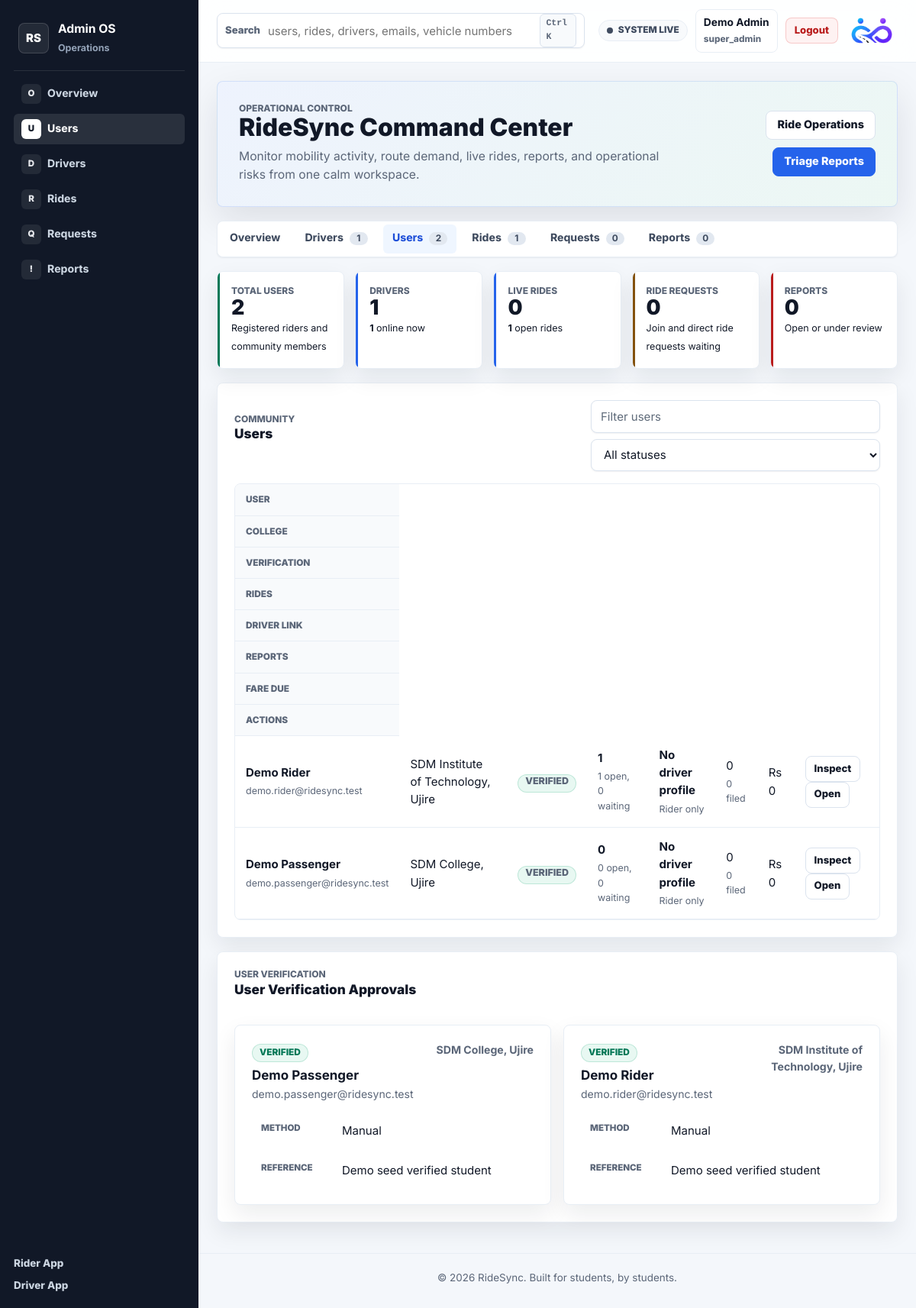
The app's page /pages/admin_dashboard.php?section=users (signed in) with its own data.
### tables this page shows
CREATE TABLE IF NOT EXISTS users (
  id INT UNSIGNED NOT NULL AUTO_INCREMENT,
  name VARCHAR(100) NOT NULL,
  email VARCHAR(190) NOT NULL,
  password VARCHAR(255) NOT NULL,
  college VARCHAR(150) NOT NULL,
  gender ENUM('Male', 'Female', 'Other') NOT NULL,
  profile_photo VARCHAR(255) NULL,
  created_at TIMESTAMP NOT NULL DEFAULT CURRENT_TIMESTAMP,
  PRIMARY KEY (id),
  UNIQUE KEY uq_users_email (email)
);

CREATE TABLE IF NOT EXISTS user_verifications (
  id INT NOT NULL AUTO_INCREMENT,
  user_id INT UNSIGNED NOT NULL,
  verification_type ENUM('college_email', 'student_id', 'manual') NOT NULL DEFAULT 'manual',
  status ENUM('pending', 'verified', 'rejected') NOT NULL DEFAULT 'pending',
  reference VARCHAR(255) NULL,
  created_at TIMESTAMP NOT NULL DEFAULT CURRENT_TIMESTAMP,
  updated_at TIMESTAMP NOT NULL DEFAULT CURRENT_TIMESTAMP ON UPDATE CURRENT_TIMESTAMP,
  PRIMARY KEY (id),
  UNIQUE KEY uq_user_verification_type (user_id, verification_type),
  KEY idx_user_verifications_status (status),
  CONSTRAINT fk_user_verifications_user
    FOREIGN KEY (user_id) REFERENCES users(id)
    ON DELETE CASCADE
);

### includes/admin_dashboard_helper.php (called while the page is built, shortened)
<?php
function ridesync_admin_fetch_rows($result) {
    $rows = [];
    if ($result) {
        while ($row = mysqli_fetch_assoc($result)) {
            $rows[] = $row;
        }
    }
    return $rows;
}
function ridesync_admin_query_rows($conn, $sql) {
    return ridesync_admin_fetch_rows(mysqli_query($conn, $sql));
}
function ridesync_admin_metric($metrics, $key) {
    return (float) ($metrics[$key] ?? 0);
}
function ridesync_admin_int($metrics, $key) {
    return (int) ridesync_admin_metric($metrics, $key);
}
function ridesync_admin_status_class($status) {
    $status = (string) $status;
    if (in_array($status, ['active', 'online', 'open', 'verified', 'accepted', 'completed', 'resolved'], true)) {
        return 'accepted';
    }
    return 'pending';
}
function ridesync_admin_drawer_attr($payload) {
    return htmlspecialchars(json_encode($payload, JSON_HEX_APOS | JSON_HEX_QUOT | JSON_HEX_TAG | JSON_HEX_AMP), ENT_QUOTES, 'UTF-8');
}
function ridesync_admin_search_blob($values) {
    return strtolower(implode(' ', array_map(static function ($value) {
        return trim((string) $value);
    }, $values)));
}
function ridesync_admin_get_page($param) {
    $page = filter_input(INPUT_GET, $param, FILTER_VALIDATE_INT);
    return max(1, (int) ($page ?: 1));
}
function ridesync_admin_pagination_meta($totalRows, $param, $perPage = 25) {
    $totalRows = max(0, (int) $totalRows);
    $perPage = max(1, min(100, (int) $perPage));
    $totalPages = max(1, (int) ceil($totalRows / $perPage));
    $page = min(ridesync_admin_get_page($param), $totalPages);
    $offset = ($page - 1) * $perPage;
    return [
        'param' => $param,
        'page' => $page,
        'per_page' => $perPage,
        'offset' => $offset,
        'total' => $totalRows,
        'total_pages' => $totalPages,
        'from' => $totalRows === 0 ? 0 : $offset + 1,
        'to' => min($totalRows, $offset + $perPage),
    ];
}
function ridesync_admin_paginated_rows($conn, $sql, $pagination) {
    return ridesync_admin_query_rows(
        $conn,
        $sql . ' LIMIT ' . (int) $pagination['per_page'] . ' OFFSET ' . (int) $pagination['offset']
    );
}
function ridesync_admin_section_url($section, $query = '') {
    $url = '/ridesync/pages/admin_dashboard.php?section=' . urlencode($section);
    $query = trim((string) $query);
    if ($query !== '') {
        $url .= '&q=' . urlencode($query);
    }
    return $url;
}
    ?>

### includes/admin_helper.php (called while the page is built, shortened)
<?php
function ridesync_admin_status_label($status) {
    return ucwords(str_replace('_', ' ', (string) $status));
}
?>

### pages/admin_dashboard.php (the view, shortened to what this page needs)
<?php
require_once __DIR__ . '/../config/db.php';
require_once __DIR__ . '/../includes/admin_helper.php';
require_once __DIR__ . '/../includes/admin_dashboard_helper.php';
$section = $_GET['section'] ?? 'overview';
$globalSearch = trim($_GET['q'] ?? '');
$metrics = mysqli_fetch_assoc($metricsResult) ?: [];
$pendingRequests = ridesync_admin_int($metrics, 'pending_join_requests')
    + ridesync_admin_int($metrics, 'pending_driver_requests');
$adminSectionTabs = [
    'overview' => ['label' => 'Overview', 'count' => null],
    'drivers' => ['label' => 'Drivers', 'count' => ridesync_admin_int($metrics, 'total_drivers')],
    'users' => ['label' => 'Users', 'count' => ridesync_admin_int($metrics, 'total_users')],
    'rides' => ['label' => 'Rides', 'count' => ridesync_admin_int($metrics, 'open_rides')],
    'requests' => ['label' => 'Requests', 'count' => $pendingRequests],
    'reports' => ['label' => 'Reports', 'count' => ridesync_admin_int($metrics, 'active_reports')],
];
$needsUsers = $section === 'users';
$userRows = [];
$studentVerificationRows = [];
if ($needsUsers) {
    $userPagination = ridesync_admin_pagination_meta(ridesync_admin_int($metrics, 'total_users'), 'users_page', 25);
    $studentVerificationRows = ridesync_admin_query_rows($conn,
        "SELECT uv.*, u.name, u.email, u.college
         FROM user_verifications uv
         JOIN users u ON u.id = uv.user_id
         ORDER BY FIELD(uv.status, 'pending', 'rejected', 'verified'), uv.updated_at DESC
         LIMIT 80"
    );
}
require_once __DIR__ . '/../includes/admin_header.php';
?>
<div class="admin-command-center" data-admin-command-center>
    <section class="admin-hero-panel">
        <div>
            <span class="driver-kicker">Operational Control</span>
            <h1>RideSync Command Center</h1>
            <p>Monitor mobility activity, route demand, live rides, reports, and operational risks from one calm workspace.</p>
        </div>
        <div class="admin-hero-actions">
            <a class="btn btn-secondary" href="/ridesync/pages/admin_dashboard.php?section=rides">Ride Operations</a>
            <a class="btn btn-primary" href="/ridesync/pages/admin_dashboard.php?section=reports">Triage Reports</a>
        </div>
    </section>
    <nav class="admin-section-tabs" aria-label="Admin dashboard sections">
        <?php foreach ($adminSectionTabs as $tabKey => $tab): ?>
            <a class="<?php echo $section === $tabKey ? 'is-active' : ''; ?>" href="<?php echo htmlspecialchars(ridesync_admin_section_url($tabKey, $globalSearch)); ?>">
                <span><?php echo htmlspecialchars($tab['label']); ?></span>
                <?php if ($tab['count'] !== null): ?>
                    <strong><?php echo (int) $tab['count']; ?></strong>
                <?php endif; ?>
            </a>
        <?php endforeach; ?>
    </nav>
    <section class="admin-priority-grid">
        <article class="admin-op-card is-primary">
            <span>Total Users</span>
            <strong data-admin-metric="total_users"><?php echo ridesync_admin_int($metrics, 'total_users'); ?></strong>
            <small>Registered riders and community members</small>
        </article>
        <article class="admin-op-card">
            <span>Drivers</span>
            <strong data-admin-metric="total_drivers"><?php echo ridesync_admin_int($metrics, 'total_drivers'); ?></strong>
            <small><b data-admin-metric="online_drivers"><?php echo ridesync_admin_int($metrics, 'online_drivers'); ?></b> online now</small>
        </article>
        <article class="admin-op-card">
            <span>Live Rides</span>
            <strong data-admin-metric="live_rides"><?php echo ridesync_admin_int($metrics, 'live_rides'); ?></strong>
            <small><b data-admin-metric="open_rides"><?php echo ridesync_admin_int($metrics, 'open_rides'); ?></b> open rides</small>
        </article>
        <article class="admin-op-card is-warning">
            <span>Ride Requests</span>
            <strong><?php echo $pendingRequests; ?></strong>
            <small>Join and direct ride requests waiting</small>
        </article>
        <article class="admin-op-card is-danger">
            <span>Reports</span>
            <strong data-admin-metric="active_reports"><?php echo ridesync_admin_int($metrics, 'active_reports'); ?></strong>
            <small>Open or under review</small>
        </article>
    </section>
    <?php if ($section === 'users'): ?>
        <section class="admin-command-card admin-table-card">
            <div class="admin-card-head">
                <div>
                    <span class="driver-kicker">Community</span>
                    <h2>Users</h2>
                </div>
                <div class="admin-table-tools">
                    <input type="search" placeholder="Filter users" aria-label="Filter users table" data-admin-table-search="usersTable" data-search-context="usersTable">
                    <select aria-label="Filter users by status" data-admin-table-status="usersTable">
                        <option value="">All statuses</option>
                    </select>
                </div>
            </div>
            <div class="admin-table-wrap">
                <table class="admin-smart-table" id="usersTable">
                    <thead><tr><th>User</th><th>College</th><th>Verification</th><th>Rides</th><th>Driver Link</th><th>Reports</th><th>Fare Due</th><th>Actions</th></tr></thead>
                    <tbody>
                        <?php foreach ($userRows as $user): ?>
                            <?php
                            $linkedDriverLabel = !empty($user['linked_driver_id'])
                                ? ridesync_admin_status_label($user['linked_driver_status']) . ' / ' . ridesync_admin_status_label($user['linked_driver_verification'] ?: 'pending')
                                : 'No driver profile';
                            $userLinks = [
                                ['label' => 'Open admin user profile', 'href' => '/ridesync/pages/admin_user_detail.php?user_id=' . (int) $user['id']],
                                ['label' => 'Filter user rides', 'href' => ridesync_admin_section_url('rides', $user['email'])],
                                ['label' => 'Filter requests', 'href' => ridesync_admin_section_url('requests', $user['email'])],
                            ];
                            $userSearch = ridesync_admin_search_blob([$user['name'], $user['email'], $user['college'], $user['verification_status'], $linkedDriverLabel]);
                            ?>
                            <tr data-search="<?php echo htmlspecialchars($userSearch); ?>" data-status="<?php echo htmlspecialchars($user['verification_status']); ?>">
                                <td><strong><?php echo htmlspecialchars($user['name']); ?></strong><span><?php echo htmlspecialchars($user['email']); ?></span></td>
                                <td><?php echo htmlspecialchars($user['college']); ?></td>
                                <td><span class="badge badge-<?php echo htmlspecialchars(ridesync_admin_status_class($user['verification_status'])); ?>"><?php echo htmlspecialchars(ridesync_admin_status_label($user['verification_status'])); ?></span></td>
                                <td><strong><?php echo (int) $user['rides_posted']; ?></strong><span><?php echo (int) $user['open_rides']; ?> open, <?php echo (int) $user['pending_incoming_requests']; ?> waiting</span></td>
                                <td>
                                    <strong><?php echo htmlspecialchars($linkedDriverLabel); ?></strong>
                                    <span><?php echo htmlspecialchars(!empty($user['linked_driver_id']) ? ridesync_admin_status_label($user['linked_driver_availability']) : 'Rider only'); ?></span>
                                </td>
                                <td><?php echo (int) $user['reports_against']; ?><span><?php echo (int) $user['reports_filed']; ?> filed</span></td>
                                <td>Rs <?php echo number_format((float) $user['pending_due'], 0); ?></td>
                                <td>
                                    <button type="button" class="btn btn-secondary btn-sm admin-inspect-btn" data-admin-drawer="<?php echo ridesync_admin_drawer_attr([
                                        'kicker' => 'User',
                                        'title' => $user['name'],
                                        'fields' => [
                                            'Email' => $user['email'],
                                            'College' => $user['college'],
                                            'Gender' => $user['gender'],
                                            'Verification' => ridesync_admin_status_label($user['verification_status']),
                                            'Rides Posted' => $user['rides_posted'],
                                            'Open Rides' => $user['open_rides'],
                                            'Incoming Requests Waiting' => $user['pending_incoming_requests'],
                                            'Join Requests' => $user['join_requests'],
                                            'Accepted Join Requests' => $user['accepted_join_requests'],
                                            'Driver Link' => $linkedDriverLabel,
                                            'Reports Against' => $user['reports_against'],
                                            'Reports Filed' => $user['reports_filed'],
                                            'Pending Fare Due' => 'Rs ' . number_format((float) $user['pending_due'], 2),
                                            'Joined' => date('M j, Y', strtotime($user['created_at'])),
                                        ],
                                        'links' => $userLinks,
                                    ]); ?>">Inspect</button>
                                    <a class="btn btn-secondary btn-sm" href="/ridesync/pages/admin_user_detail.php?user_id=<?php echo (int) $user['id']; ?>">Open</a>
                                </td>
                            </tr>
                        <?php endforeach; ?>
                    </tbody>
                </table>
            </div>
        </section>
    <?php endif; ?>
    <?php if ($section === 'users'): ?>
        <section class="admin-command-card">
            <div class="admin-card-head">
                <div>
                    <span class="driver-kicker">User Verification</span>
                    <h2>User Verification Approvals</h2>
                </div>
            </div>
            <?php if (count($studentVerificationRows) === 0): ?>
                <div class="driver-empty-card">No user verification requests are waiting.</div>
            <?php else: ?>
                <div class="admin-review-grid">
                    <?php foreach ($studentVerificationRows as $verification): ?>
                        <article class="admin-review-card">
                            <div class="admin-review-top">
                                <div>
                                    <span class="badge badge-<?php echo htmlspecialchars(ridesync_admin_status_class($verification['status'])); ?>"><?php echo htmlspecialchars(ridesync_admin_status_label($verification['status'])); ?></span>
                                    <h3><?php echo htmlspecialchars($verification['name']); ?></h3>
                                    <p><?php echo htmlspecialchars($verification['email']); ?></p>
                                </div>
                                <strong><?php echo htmlspecialchars($verification['college']); ?></strong>
                            </div>
                            <dl class="admin-detail-list">
                                <div><dt>Method</dt><dd><?php echo htmlspecialchars(ridesync_admin_status_label($verification['verification_type'])); ?></dd></div>
                                <div><dt>Reference</dt><dd><?php echo htmlspecialchars($verification['reference'] ?: 'Not provided'); ?></dd></div>
                            </dl>
                        </article>
                    <?php endforeach; ?>
                </div>
            <?php endif; ?>
        </section>
    <?php endif; ?>
</div>
<?php require_once __DIR__ . '/../includes/admin_footer.php'; ?>

### records on screen
users: name "Demo Rider", email "demo.rider@ridesync.test", college "SDM Institute of Technology, Ujire", verification_status "VERIFIED", rides_posted "1", open_rides "1", pending_incoming_requests "0", linkedDriverLabel "No driver profile", linked_driver_availability "Rider only", reports_against "0", reports_filed "0", pending_due "0"
users: name "Demo Passenger", email "demo.passenger@ridesync.test", college "SDM College, Ujire", verification_status "VERIFIED", rides_posted "0", open_rides "0", pending_incoming_requests "0", linkedDriverLabel "No driver profile", linked_driver_availability "Rider only", reports_against "0", reports_filed "0", pending_due "0"
user_verifications: status "VERIFIED", user.name "Demo Passenger", user.email "demo.passenger@ridesync.test", user.college "SDM College, Ujire", verification_type "Manual", reference "Demo seed verified student"
user_verifications: status "VERIFIED", user.name "Demo Rider", user.email "demo.rider@ridesync.test", user.college "SDM Institute of Technology, Ujire", verification_type "Manual", reference "Demo seed verified student"

### other values on screen
$item['icon'] "O"
$item['label'] "Overview"
$item['icon'] "U"
$item['label'] "Users"
$item['icon'] "D"
$item['label'] "Drivers"
$item['icon'] "R"
$item['label'] "Rides"
$item['icon'] "Q"
$item['label'] "Requests"
$item['icon'] "!"
$item['label'] "Reports"
$_SESSION['admin_name'] "Demo Admin"
$_SESSION['admin_role'] "super_admin"
$tab['label'] "Overview"
